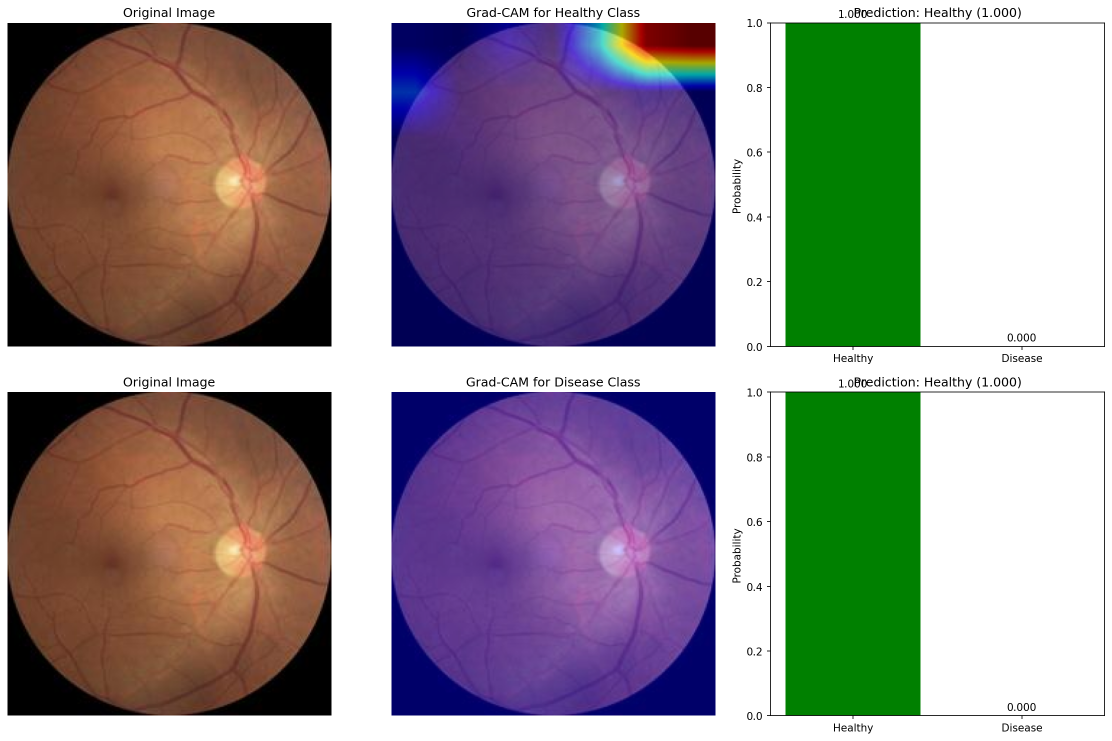
#> input picture gradcam_explanation_1034_right.jpg.png, 2224 x 1481 px (shown at 1/2 size); its folder holds only this picture in this run
$ python -i quick_rebuild_merged_augmented_51.py   (imports and definitions only)
#> lines starting #> are read from the running program, lines starting #| are printed output that depends on the picture
#> further down, picture is the input picture: shape (1481, 2224, 3); mean B, G, R 142.2, 141.7, 146.3
from pathlib import Path
import shutil
import random
import cv2
import numpy as np

INPUT_DIR = Path("data/merged_RFMID")
OUTPUT_DIR = Path("data/merged_RFMID_augmented")
TARGET_PER_CLASS = 120
VALID_EXTS = {".jpg", ".jpeg", ".png", ".bmp", ".tif", ".tiff"}
SEED = 42

rng = random.Random(SEED)
# [1 line not run here, left out]


def list_images(folder: Path):
    return [p for p in folder.iterdir() if p.is_file() and p.suffix.lower() in VALID_EXTS]


def augment_image(img_bgr: np.ndarray) -> np.ndarray:
    out = img_bgr.copy()
    if rng.random() < 0.5:
        out = cv2.flip(out, 1)
    if rng.random() < 0.2:
        out = cv2.flip(out, 0)
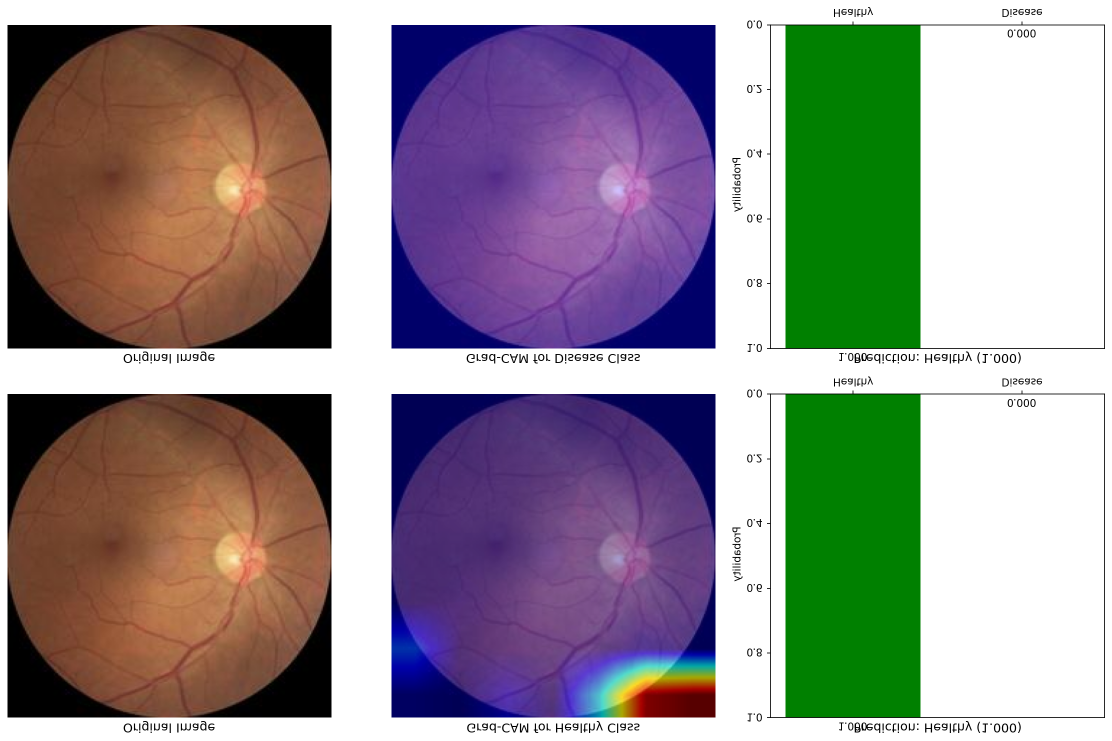
#> out: shape (1481, 2224, 3) (shown at 1/2 size); mean B, G, R 142.2, 141.7, 146.3
    angle = rng.choice([0, 90, 180, 270])
    if angle == 90:
        out = cv2.rotate(out, cv2.ROTATE_90_CLOCKWISE)
    elif angle == 180:
        out = cv2.rotate(out, cv2.ROTATE_180)
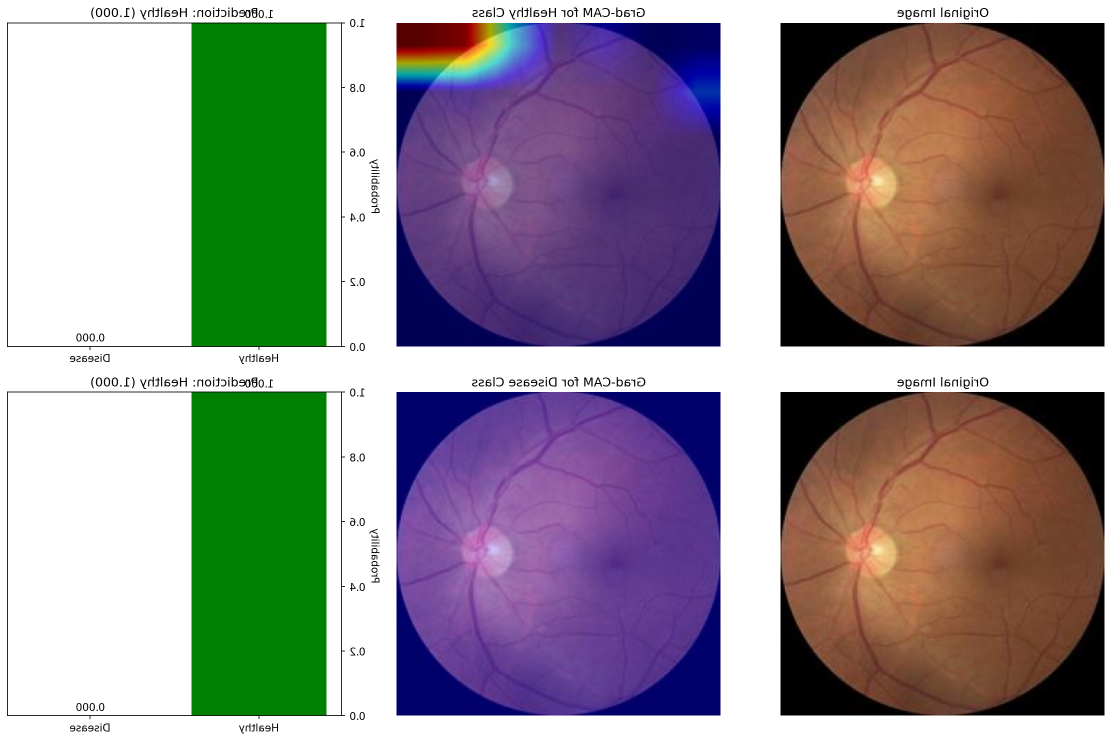
#> out: shape (1481, 2224, 3) (shown at 1/2 size); mean B, G, R 142.2, 141.7, 146.3
    elif angle == 270:
        out = cv2.rotate(out, cv2.ROTATE_90_COUNTERCLOCKWISE)
    if rng.random() < 0.7:
        out = cv2.convertScaleAbs(out, alpha=rng.uniform(0.9, 1.15), beta=rng.uniform(-15, 15))
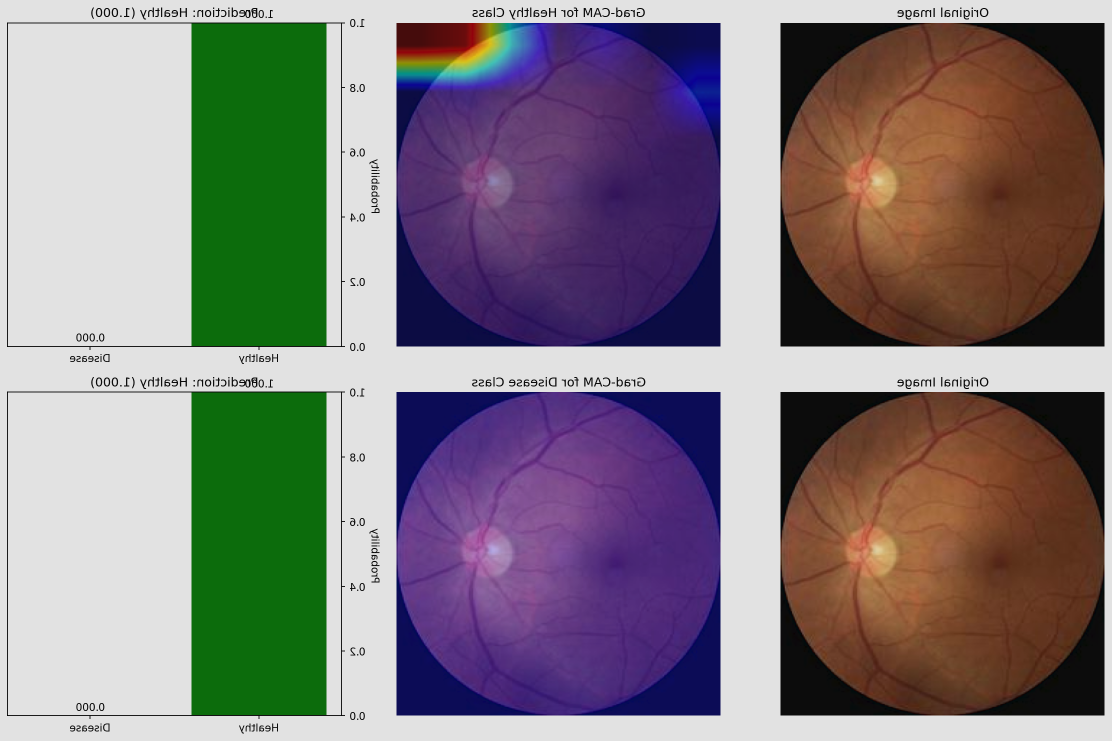
#> out: shape (1481, 2224, 3) (shown at 1/2 size); mean B, G, R 124.7, 122.8, 129.4
    if rng.random() < 0.3:
        k = rng.choice([3, 5])
        out = cv2.GaussianBlur(out, (k, k), 0)
    if rng.random() < 0.3:
        noise = np.random.normal(0, rng.uniform(4, 10), out.shape).astype(np.int16)
        out = np.clip(out.astype(np.int16) + noise, 0, 255).astype(np.uint8)
    return out


# [53 lines left out: function main, not called in this run]


# [2 lines not run here, left out]

>>> import cv2
>>> picture = cv2.imread('gradcam_explanation_1034_right.jpg.png')
>>> result = augment_image(picture)
